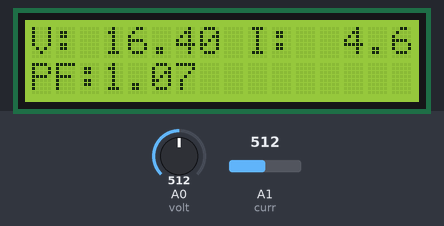
This sketch was run on a simulated Arduino Uno, built with avr-gcc and run on an emulated ATmega328P. On the bench: 16×2 character LCD. Inputs (shaded band) come from the test bench; at power-on: A0 (volt) = 512, A1 (curr) = 512. What the sketch prints to the serial monitor is not drawn.

Above: at 1.7 s.
1.8 s: A0 (volt) set to 716
At 2.9 s:
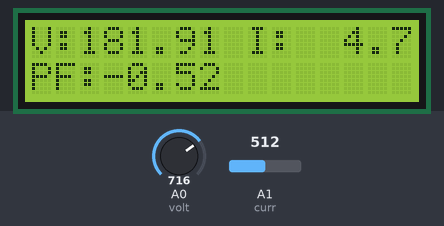
4.6 s: A1 (curr) set to 716
At 6.0 s:
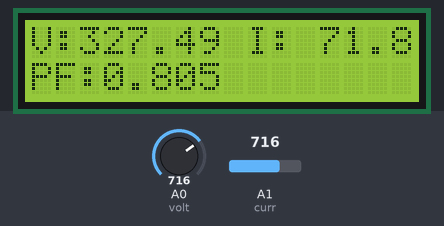
7.6 s: A0 (volt) set to 900
At 8.9 s:
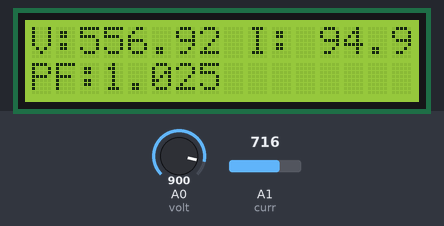
10.6 s: A1 (curr) set to 900
At 11.9 s:
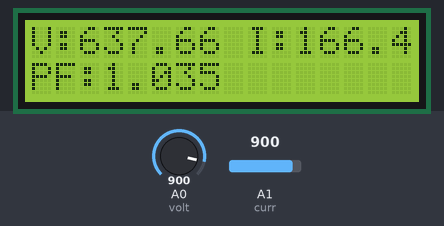
13.6 s: A0 (volt) set to 1010
At 15.0 s:
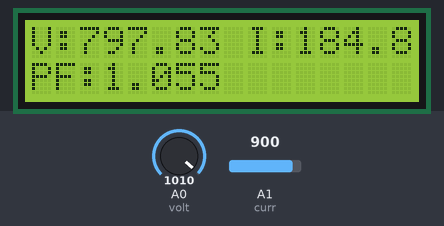
16.6 s: A1 (curr) set to 738
At 18.1 s:
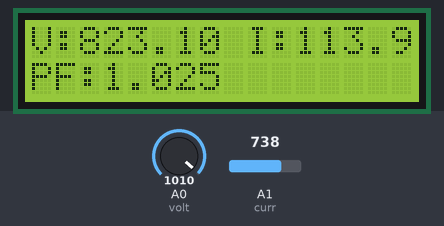
19.6 s: A1 (curr) set to 707
Timing chart, 0 to 22.6 s (numbered marks = the images above; inputs shaded):
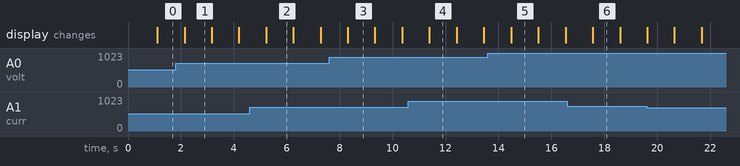

The sketch:

RMS_V_I_PF_CALC_V2.0.ino
```cpp
// Last update 10/02/2025
// Circuit board making is completed.

#include <Wire.h>
#include <LiquidCrystal_I2C.h>

#define volt A0
#define curr A1
#define voltMultiplier 363
#define currMultiplier 100

float Volt_Calib = 1.65;
float Curr_Calib = 1.65;

unsigned long previousMicros = 0;
unsigned long interval = 200;

double sqrVolt = 0.0;
double sqrCurr = 0.0;
double sumP    = 0.0;

int sample = 0;
float RMSV = 0;
float RMSC = 0;
float alpha = 0.95;

float RMSV_T = 0.0;
float PREV_RMSV = 0.0;
float PREV_V = 0.0;
float PREV_C = 0.0;

float RMSC_T = 0.0;
float PREV_RMSC = 0.0;

// ---- LCD ----
LiquidCrystal_I2C lcd(0x27, 16, 2);   // check your I2C address (0x27 or 0x3F)
char buf[17];

void setup() {
  pinMode(volt, INPUT);
  Serial.begin(9600);

  // LCD setup
  lcd.init();
  lcd.backlight();
  lcd.clear();

  // Timer
  TCCR1A = 0;
  TCCR1B = 0;
  TCNT1 = 0;
  TCCR1B |= (1 << WGM12) | (1 << CS10);
  TIMSK1 |= (1 << OCIE1A);
  OCR1A = 15999;
  delay(10);
}

volatile int sampleReady = 0;
volatile float voltVal = 0.0;
volatile float currVal = 0.0;

ISR(TIMER1_COMPA_vect) {
  voltVal = (((analogRead(volt)) * 5.0 / 1023.0) - 2.55) * alpha + (1 - alpha) * PREV_V;
  currVal = (((analogRead(curr)) * 5.0 / 1023.0) - 2.55) * 0.98 + (1 - 0.98) * PREV_C;
  PREV_V = voltVal;
  PREV_C = currVal;
  sampleReady = 1;
}

void loop() {
  if (sampleReady == 1) {
    sqrVolt += voltVal * voltVal;
    sqrCurr += currVal * currVal;
    sumP    += voltVal * currVal;  // instantaneous power accumulation

    voltVal = 0;
    currVal = 0;
    sampleReady = 0;
    sample++;
  }

  if (sample >= 1000) {
    sample = 0;

    float tempVolt = sqrVolt / 1000;
    float tempCurr = sqrCurr / 1000;
    float tempP    = sumP / 1000;

    RMSV = sqrt(tempVolt) ;
    RMSC = sqrt(tempCurr);

    RMSV_T = (RMSV * voltMultiplier) * alpha + (1 - alpha) * PREV_RMSV;
    RMSC_T = (RMSC * currMultiplier) * 0.98 + (1 - 0.98) * PREV_RMSC;

    PREV_RMSV = RMSV;
    PREV_RMSC = RMSC_T;

    float realPower     = tempP * voltMultiplier * currMultiplier;
    float apparentPower = RMSV_T * RMSC_T;
    float powerFactor   = realPower / apparentPower;

    sqrVolt = 0;
    sqrCurr = 0;
    sumP    = 0;

    // --- Debug to Serial ---
    Serial.print(">RMSV_T: ");
    Serial.print(RMSV_T);
    Serial.print(" RMSC_T: ");
    Serial.print(RMSC_T);
    Serial.print(" RealPower: ");
    Serial.print(realPower);
    Serial.print(" PF: ");
    Serial.println(powerFactor, 3);

    // --- LCD Update ---
    lcd.setCursor(0, 0);
    lcd.print("V:");
    dtostrf(RMSV_T, 6, 2, buf);
    lcd.print(buf);
    lcd.print(" I:");
    dtostrf(RMSC_T, 6, 2, buf);
    lcd.print(buf);

    lcd.setCursor(0, 1);
    lcd.print("PF:");
    dtostrf(powerFactor, 4, 2, buf);
    lcd.print(buf);
  }
}
```

Measured:
- after the input at 1.8 s, the display: changes after 0.34 s (image 1)
- after the input at 4.6 s, the display: changes after 0.62 s (image 2)
- after the input at 7.6 s, the display: changes after 0.71 s (image 3)
- after the input at 10.6 s, the display: changes after 0.79 s (image 4)
- after the input at 13.6 s, the display: changes after 0.88 s (image 5)
- after the input at 16.6 s, the display: changes after 0.97 s (image 6)
- what the display in image 1 shows lasts 1.1 s, from 2.1 s to 3.2 s
